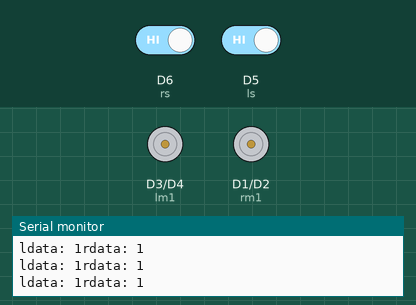
The sketch below on a simulated ESP8266 (NodeMCU). Parts: motor-driver pin pairs drawn as motors (green arrow = first pin HIGH = forward, orange = second pin HIGH = backward, longer = more drive), the last lines printed to the serial monitor. The inputs (shaded band) are chosen by the test bench; at power-on: D6 (rs) HIGH, D5 (ls) HIGH.

Above: at 1.2 s.
1.3 s: D6 (rs) driven LOW
At 1.6 s:
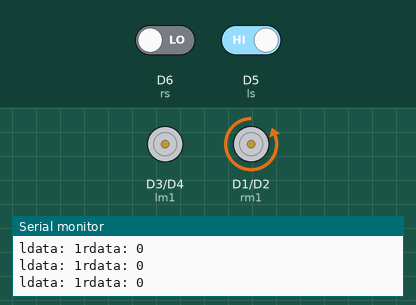
2.8 s: D5 (ls) driven LOW
At 3.9 s:
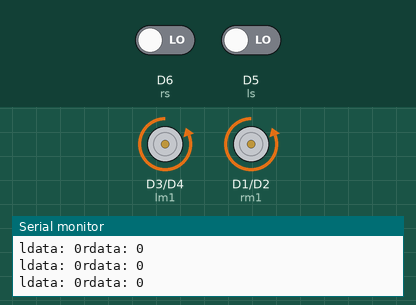
4.3 s: D6 (rs) driven HIGH
At 5.5 s:
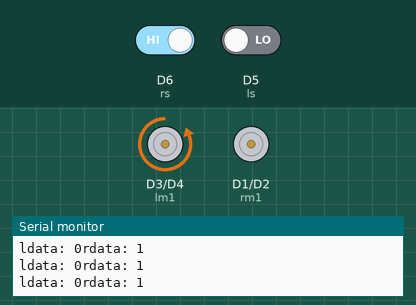
5.8 s: D5 (ls) driven HIGH
At 6.8 s:
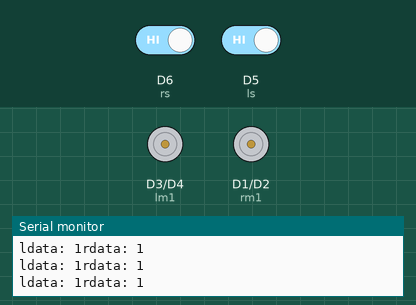
Timing chart, 0 to 8.8 s (numbered marks = the images above; inputs shaded):
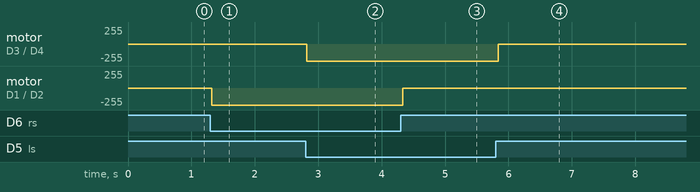

Measured:
- after the input at 1.3 s, motor on D1 (rm1) / D2 (rm2): stopped → backward 255/255 at once
- after the input at 2.8 s, motor on D3 (lm1) / D4 (lm2): stopped → backward 255/255 at once
- after the input at 4.3 s, motor on D1 (rm1) / D2 (rm2): backward 255/255 → stopped at once
- after the input at 5.8 s, motor on D3 (lm1) / D4 (lm2): backward 255/255 → stopped at once

The sketch:

RwithIR.ino
```cpp
int lm1=D3;
int lm2=D4;
int rm1=D1;
int rm2=D2;
int ls=D5;
int rs=D6;
int ldata=0;
int rdata=0;


void setup() {
  pinMode(lm1,OUTPUT);
  pinMode(lm2,OUTPUT);
  pinMode(rm1,OUTPUT);
  pinMode(rm2,OUTPUT);
  pinMode(ls,INPUT);
  pinMode(rs,INPUT);
  Serial.begin(9600);

}

void loop() {
  ldata=digitalRead(ls);
  rdata=digitalRead(rs);
  Serial.print("ldata: "+String(ldata));
  Serial.println("rdata: "+String(rdata));

  if((ldata==0) && (rdata==0))
  {
    digitalWrite(lm1,LOW);
    digitalWrite(lm2,HIGH);   //forward
    digitalWrite(rm1,LOW);
    digitalWrite(rm2,HIGH);


  }

  if((ldata==1)&& (rdata==0)){
   digitalWrite(lm1,LOW); //stop
   digitalWrite(lm2,LOW);  //left
   digitalWrite(rm1,LOW);
   digitalWrite(rm2,HIGH);

  }
  if((ldata==0)&&(rdata==1)){
   digitalWrite(lm1,LOW);   //right
    digitalWrite(lm2,HIGH);
    digitalWrite(rm1,LOW);
    digitalWrite(rm2,LOW);

  }
  if((ldata==1)&&(rdata==1)){
     digitalWrite(lm1,LOW);
    digitalWrite(lm2,LOW);   //stop
    digitalWrite(rm1,LOW);
    digitalWrite(rm2,LOW);

  }
}
```
